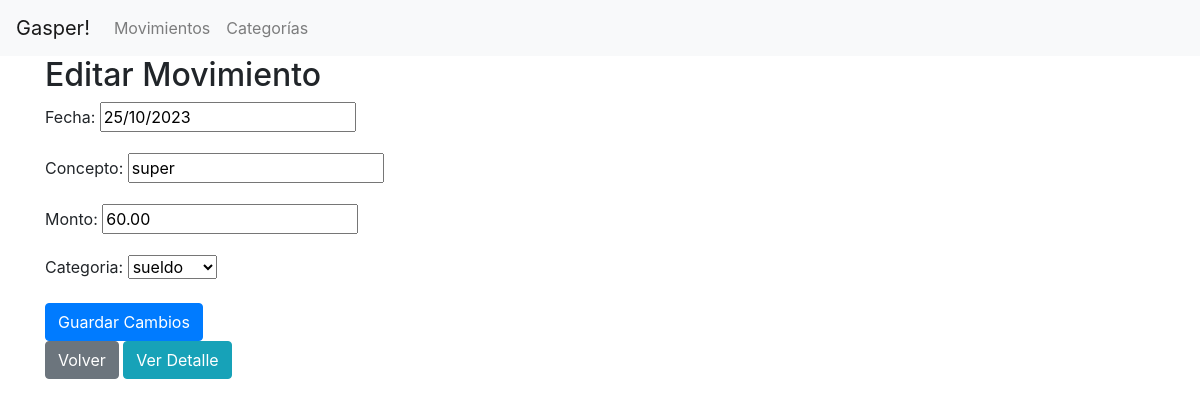
The app's page /app/movimientos/editar/7/, older data.
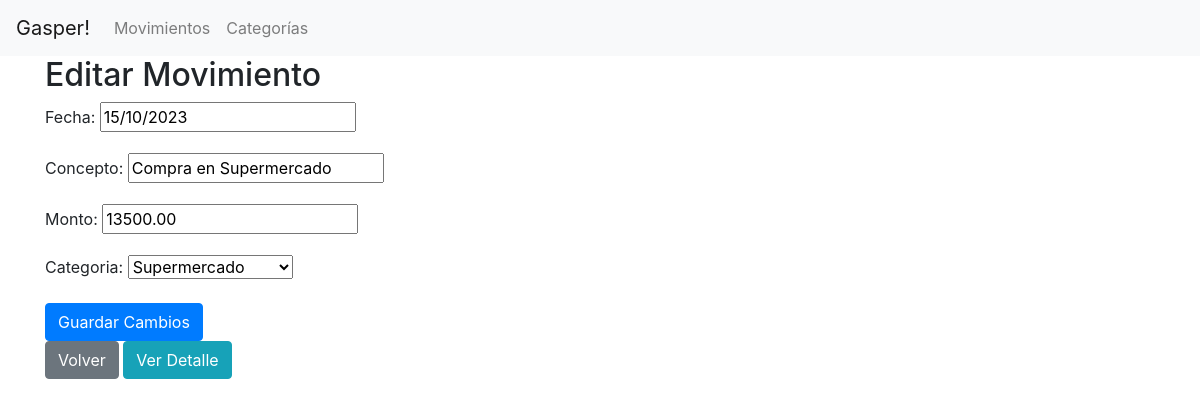
The same page, newer data.
### app/models.py (models this page shows, shortened)
class Movimiento(models.Model):
    fecha = models.DateField()
    concepto = models.CharField(max_length=200)
    monto = models.DecimalField(max_digits=10, decimal_places=2)
    categoria = models.ForeignKey(Categoria, on_delete=models.CASCADE)

### app/views.py (the view, shortened to what this page needs)
class EditarMovimientoView(UpdateView):
    model = Movimiento
    form_class = MovimientoForm
    template_name = "app/editar_movimiento.html"
    success_url = reverse_lazy("app:ver_movimientos")

### app/forms.py
class MovimientoForm(forms.ModelForm):
    class Meta:
        model = Movimiento
        fields = '__all__'

### app/models.py (called while the page is built)
    def __str__(self):
        return self.nombre

### app/templates/app/editar_movimiento.html
{% extends "app/base.html" %} {% block content %}
<h2>Editar Movimiento</h2>
<form method="post">
  {% csrf_token %} {{ form.as_p }}
  <button type="submit" class="btn btn-primary">Guardar Cambios</button>
</form>
<a href="{% url 'app:ver_movimientos' %}" class="btn btn-secondary">Volver</a>
<a href="{% url 'app:detalle_movimiento' object.pk %}" class="btn btn-info"
  >Ver Detalle</a
>
{% endblock %}

Row changes from the older to the newer data that the page shows:
changed Movimiento: fecha "25/10/2023" → "15/10/2023"; concepto "super" → "Compra en Supermercado"; monto "60.00" → "13500.00"; categoria "sueldo" → "Supermercado"
